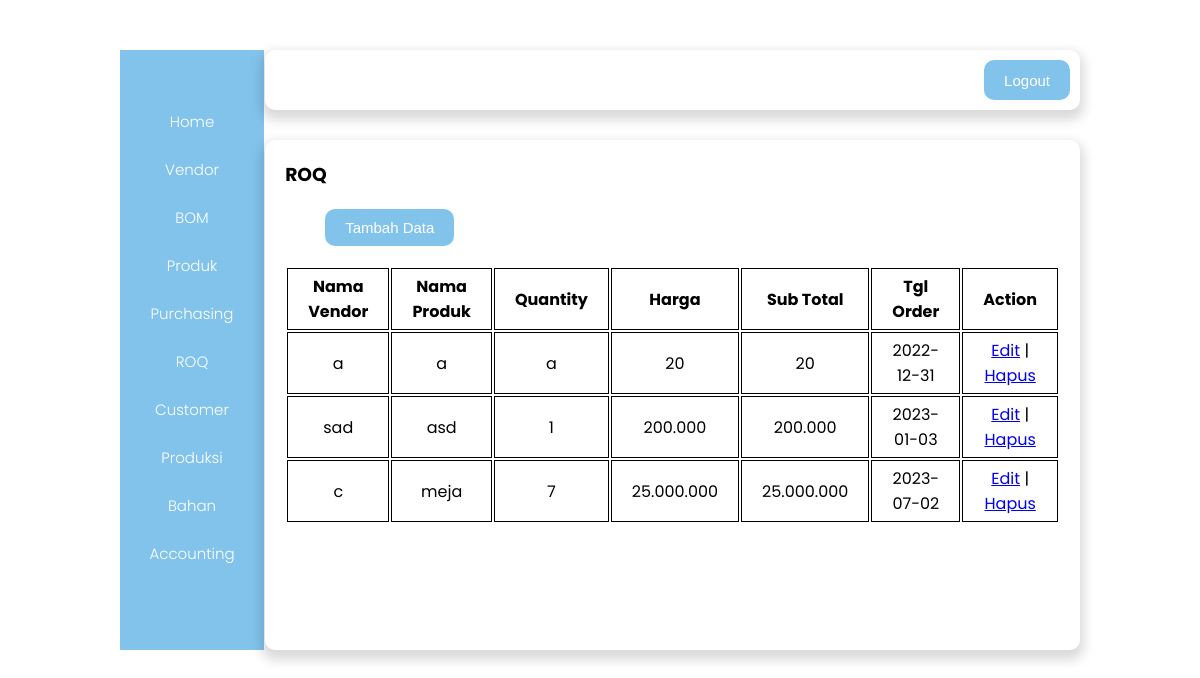
Page /ROQ/roq.php on the committed database.
### tables this page shows
CREATE TABLE `tb_roq` (
  `id` int(7) NOT NULL,
  `nama_vendor` varchar(25) NOT NULL,
  `nama_produk` varchar(25) NOT NULL,
  `qty` varchar(5) NOT NULL,
  `harga` varchar(25) NOT NULL,
  `subtotal` varchar(25) NOT NULL,
  `tglorder` date NOT NULL
);

### ROQ/roq.php (the view, shortened to what this page needs)
<!DOCTYPE html>
<html lang="en">
<head>
    <link rel="stylesheet" href="../css/admin.css?v=<?php echo time (); ?>" />
</head>
<body>
    <div class="container">
        <div class="sidebar">
            <a href="../admin.php">Home</a>
            <a href="../Vendor/Vendor.php">Vendor</a>
            <a href="../BOM/BOM.php">BOM</a>
            <a href="../Produk/Produk.php">Produk</a>
            <a href="../Purchasing/Purchasing.php">Purchasing</a>
            <a href="roq.php">ROQ</a>
            <a href="../Customer/Customer.php">Customer</a>
            <a href="../Produksi/produksi.php">Produksi</a>
            <a href="../bahan/bahan.php">Bahan</a>
            <a href="../accounting/accounting.php">Accounting</a>
        </div>
        <div class="right_content">
            <div class="navbar">
                <img src="../assets/logo.png" alt="" />
                <button class="btn">
                    <a href="../logout.php">Logout</a>
                </button>
            </div>
            <div class="content">
                <h3>ROQ</h3>
                <button type="button" class="btn btn-tambah">
                    <a href="roq-entry.html">Tambah Data</a>
                </button>
                <table class="table-data">
                    <thead>
                        <tr>
                            <th style="width: 20%">Nama Vendor</th>
                            <th style="width: 20%">Nama Produk</th>
                            <th style="width: 20%">Quantity</th>
                            <th style="width: 20%">Harga</th>
                            <th style="width: 20%">Sub Total</th>
                            <th style="width: 20%">Tgl Order</th>
                            <th style="width: 20%">Action</th>
                        </tr>
                    </thead>
                    <tbody>
                        <?php
                        include '../koneksi.php';
                        $sql = "SELECT * FROM tb_roq";
                        $result = mysqli_query($koneksi, $sql);
                        while ($data = mysqli_fetch_assoc($result)) {
                            echo "
                                <tr>
                                    <td>$data[nama_vendor]</td>
                                    <td>$data[nama_produk]</td>
                                    <td>$data[qty]</td>
                                    <td>$data[harga]</td>
                                    <td>$data[subtotal]</td>
                                    <td>$data[tglorder]</td>
                                    <td>
                                        <a href=roq-edit.php?id=$data[id]>Edit</a> |
                                        <a href=roq-hapus.php?id=$data[id]>Hapus</a>
                                    </td>
                                </tr>
                            ";
                        }
                        ?>
                    </tbody>
                </table>
            </div>
        </div>
    </div>
</body>
</html>

### css/admin.css (style rules this page uses)
* { margin: 0; padding: 0; box-sizing: border-box; }
body { font-family: "Poppins", sans-serif; }
.container { display: flex; width: 80%; height: 600px; margin: 50px auto; justify-content: space-between; }
.sidebar { display: flex; flex-direction: column; justify-content: center; align-items: center; flex-basis: 15%; background-color: #82C3EC; }
.sidebar a { text-decoration: none; color: white; margin-bottom: 25px; font-size: 15px; font-weight: 300; }
.right_content { flex-basis: 80%; align-items: center; }
.navbar { display: flex; justify-content: space-between; height: 10%; background-color: white; box-shadow: 0 6px 12px 4px rgba(0, 0, 0, 0.15); border-radius: 10px; padding: 10px; margin-bottom: 30px; }
.btn { background-color: #82C3EC; border: none; padding: 10px 20px; border-radius: 10px; font-size: 15px; cursor: pointer; color: white; }
.btn a { text-decoration: none; color: white; }
.btn-tambah { margin: 20px 0 0 40px; }
.content { background-color: white; box-shadow: 0 6px 12px 4px rgba(0, 0, 0, 0.15); height: 85%; border-radius: 10px; padding: 20px; overflow: auto; }
.table-data { text-align: center; margin: 20px auto; }
th,td { border: 1px solid black; padding: 5px 20px; }

### rows in the picture
tb_roq: nama_vendor "a", nama_produk "a", qty "a", harga "20", subtotal "20", tglorder "2022-12-31"
tb_roq: nama_vendor "sad", nama_produk "asd", qty "1", harga "200.000", subtotal "200.000", tglorder "2023-01-03"
tb_roq: nama_vendor "c", nama_produk "meja", qty "7", harga "25.000.000", subtotal "25.000.000", tglorder "2023-07-02"
